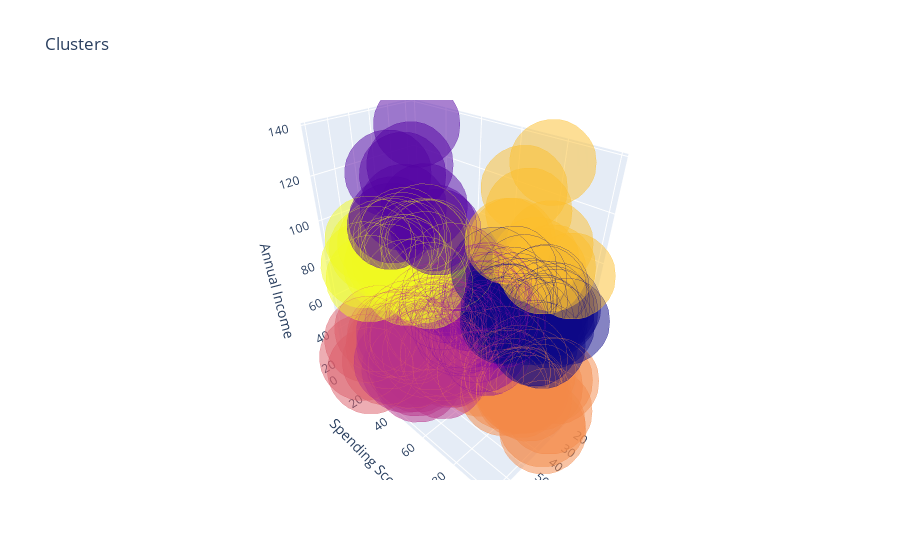

The code cell stored with this chart in its notebook:
### Code cell
df['label3'] =  labels3
trace1 = go.Scatter3d(
    x= df['Age'],
    y= df['Spending Score (1-100)'],
    z= df['Annual Income (k$)'],
        mode='markers',
     marker=dict(
        color = df['label3'], 
        size= 30,
        line=dict(
            color= df['label3'],
            width= 12
        ),
        opacity=0.5
     )
)
data = [trace1]
layout = go.Layout(
#     margin=dict(
#         l=0,
#         r=0,
#         b=0,
#         t=0
#     )
    title= 'Clusters',
    scene = dict(
            xaxis = dict(title  = 'Age'),
            yaxis = dict(title  = 'Spending Score'),
            zaxis = dict(title  = 'Annual Income'),
                    )
)
fig = go.Figure(data=data, layout=layout)
py.offline.iplot(fig)

### Figure 1 — Plotly figure (JSON) as saved in the notebook; plotly's stock layout.template omitted (floating-point values rounded to 4 significant figures; data arrays with more than 128 entries replaced by an {"elided": "..."} marker saying what was removed)
{"data": [{"marker": {"color": {"elided": "200 int values"}, "line": {"color": {"elided": "200 int values"}, "width": 12}, "opacity": 0.5, "size": 30}, "mode": "markers", "type": "scatter3d", "x": {"elided": "200 int values"}, "y": {"elided": "200 int values"}, "z": {"elided": "200 int values"}}], "layout": {"scene": {"xaxis": {"title": {"text": "Age"}}, "yaxis": {"title": {"text": "Spending Score"}}, "zaxis": {"title": {"text": "Annual Income"}}}, "title": {"text": "Clusters"}}}
